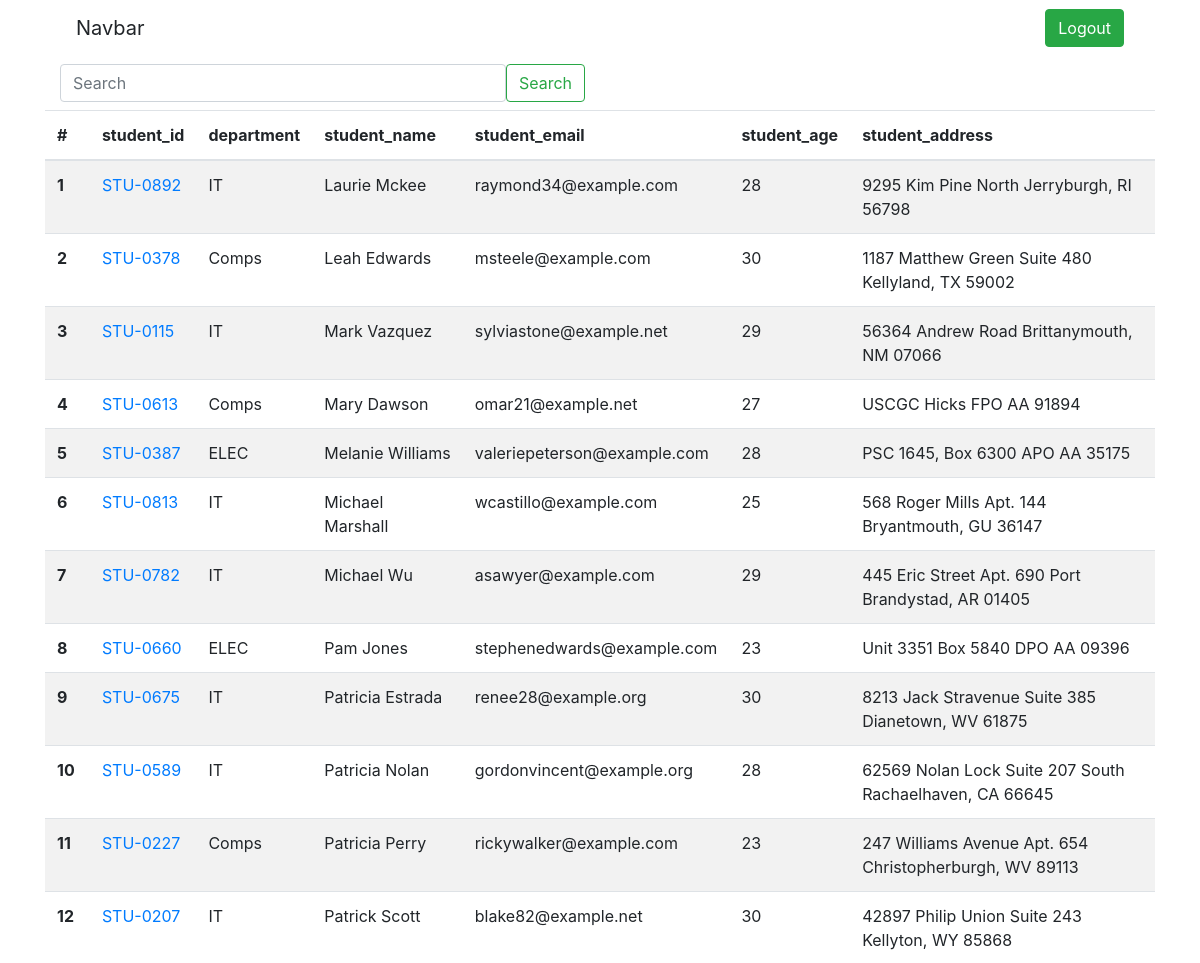
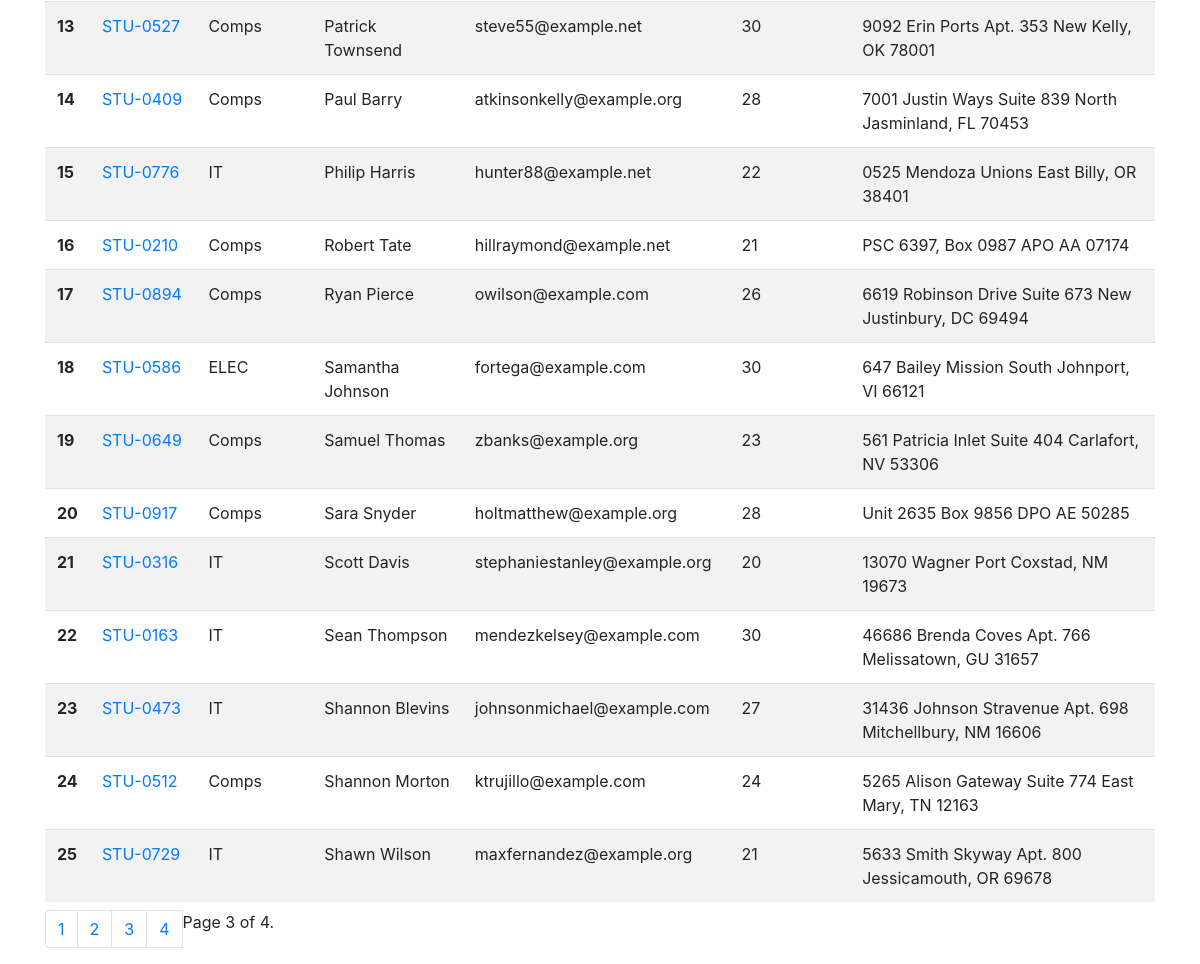
Screenshot of /receipe/students?page=3 with the database file from the repository (2 pictures, top to bottom).
### receipe/models.py (models this page shows, shortened)
class Student(models.Model):
    department = models.ForeignKey(Department, related_name='depart', on_delete=models.CASCADE)
    student_id = models.OneToOneField(StudentId, related_name='student_id',on_delete=models.CASCADE)
    student_name = models.CharField(max_length=200)
    student_email = models.EmailField(unique=True)
    student_age = models.IntegerField(default=18)
    student_address = models.CharField(max_length=800)
    is_deleted= models.BooleanField(default=False)
    objects = ReceipeManager()
    admin_objects = models.Manager()
    class Meta:
        ordering = ['student_name']
        verbose_name = 'Student1'

class StudentId(models.Model):
    studentid = models.CharField(max_length=100)
    def __str__(self):
        return self.studentid

class Department(models.Model):
    department = models.CharField(max_length=100)
    class Meta:
        ordering = ['department']

### receipe/views.py (the view)
# urls.py: path('students', views.get_students, name='students'),
def get_students(request):
    students = Student.objects.all()
    search = request.GET.get('search')
    if search:
        students = Student.objects.filter(
            Q(student_name__icontains = search) | Q(student_address__icontains = search) | Q(student_email__icontains = search) | Q(student_age__icontains = search) | Q(department__department__icontains = search)
            )
    paginator = Paginator(students, 25)  # Show 25 contacts per page.
    page_number = request.GET.get("page", 1)
    page_obj = paginator.get_page(page_number)
    total_pages = range(1,paginator.num_pages+1)
    context = {'page_obj':page_obj, 'total_pages':total_pages}
    return render(request, 'receipe/student.html', context)

### receipe/models.py (called while the page is built)
    def get_queryset(self):
        return super().get_queryset().filter(is_deleted = False)

### templates/receipe/student.html
{% extends 'receipe_base.html' %}
{% block body %}
<div class="container mt-2">
  <div class="row">
    <div class="col-md-6">
      <form class="d-flex" role="search">
        <input class="form-control me-2" name='search' type="search" placeholder="Search" aria-label="Search">
        <button class="btn btn-outline-success" type="submit">Search</button>
      </form>
    </div>
  </div>
</div>
<table class="table table-striped my-2">
    <thead>
      <tr>
        <th scope="col">#</th>
        <th scope="col">student_id</th>
        <th scope="col">department</th>
        <th scope="col">student_name</th>
        <th scope="col">student_email</th>
        <th scope="col">student_age</th>
        <th scope="col">student_address</th>
      </tr>
    </thead>
    <tbody>
    {% for student in page_obj%}
      <tr>
        <th scope="row">{{forloop.counter}}</th>
        <td><a href="{% url 'see_marks' student.student_id %}">{{student.student_id.studentid}}</a></td>
        <td>{{student.department.department}}</td>
        <td>{{student.student_name}}</td>
        <td>{{student.student_email}}</td>
        <td>{{student.student_age}}</td>
        <td>{{student.student_address}}</td>
    {% endfor %}
    </tr>
    </tbody>
</table>
    <nav aria-label="Page navigation example">
        <ul class="pagination">
            {% for page_number in total_pages%}
            <li class="page-item"><a class="page-link" href="?page={{page_number}}">{{page_number}}</a></li>
            {% endfor %}
            <span class="current">
                Page {{ page_obj.number }} of {{ page_obj.paginator.num_pages }}.
            </span>
    </ul>
</nav>
{% endblock %}

### rows the page displays
Student: student_id.studentid "STU-0892", department.department "IT", student_name "Laurie Mckee", student_email "raymond34@example.com", student_age "28", student_address "9295 Kim Pine North Jerryburgh, RI 56798"
Student: student_id.studentid "STU-0378", department.department "Comps", student_name "Leah Edwards", student_email "msteele@example.com", student_age "30", student_address "1187 Matthew Green Suite 480 Kellyland, TX 59002"
Student: student_id.studentid "STU-0115", department.department "IT", student_name "Mark Vazquez", student_email "sylviastone@example.net", student_age "29", student_address "56364 Andrew Road Brittanymouth, NM 07066"
Student: student_id.studentid "STU-0613", department.department "Comps", student_name "Mary Dawson", student_email "omar21@example.net", student_age "27", student_address "USCGC Hicks FPO AA 91894"
Student: student_id.studentid "STU-0387", department.department "ELEC", student_name "Melanie Williams", student_email "valeriepeterson@example.com", student_age "28", student_address "PSC 1645, Box 6300 APO AA 35175"
Student: student_id.studentid "STU-0813", department.department "IT", student_name "Michael Marshall", student_email "wcastillo@example.com", student_age "25", student_address "568 Roger Mills Apt. 144 Bryantmouth, GU 36147"
Student: student_id.studentid "STU-0782", department.department "IT", student_name "Michael Wu", student_email "asawyer@example.com", student_age "29", student_address "445 Eric Street Apt. 690 Port Brandystad, AR 01405"
Student: student_id.studentid "STU-0660", department.department "ELEC", student_name "Pam Jones", student_email "stephenedwards@example.com", student_age "23", student_address "Unit 3351 Box 5840 DPO AA 09396"
Student: student_id.studentid "STU-0675", department.department "IT", student_name "Patricia Estrada", student_email "renee28@example.org", student_age "30", student_address "8213 Jack Stravenue Suite 385 Dianetown, WV 61875"
Student: student_id.studentid "STU-0589", department.department "IT", student_name "Patricia Nolan", student_email "gordonvincent@example.org", student_age "28", student_address "62569 Nolan Lock Suite 207 South Rachaelhaven, CA 66645"
Student: student_id.studentid "STU-0227", department.department "Comps", student_name "Patricia Perry", student_email "rickywalker@example.com", student_age "23", student_address "247 Williams Avenue Apt. 654 Christopherburgh, WV 89113"
Student: student_id.studentid "STU-0207", department.department "IT", student_name "Patrick Scott", student_email "blake82@example.net", student_age "30", student_address "42897 Philip Union Suite 243 Kellyton, WY 85868"
Student: student_id.studentid "STU-0527", department.department "Comps", student_name "Patrick Townsend", student_email "steve55@example.net", student_age "30", student_address "9092 Erin Ports Apt. 353 New Kelly, OK 78001"
Student: student_id.studentid "STU-0409", department.department "Comps", student_name "Paul Barry", student_email "atkinsonkelly@example.org", student_age "28", student_address "7001 Justin Ways Suite 839 North Jasminland, FL 70453"
Student: student_id.studentid "STU-0776", department.department "IT", student_name "Philip Harris", student_email "hunter88@example.net", student_age "22", student_address "0525 Mendoza Unions East Billy, OR 38401"
Student: student_id.studentid "STU-0210", department.department "Comps", student_name "Robert Tate", student_email "hillraymond@example.net", student_age "21", student_address "PSC 6397, Box 0987 APO AA 07174"
Student: student_id.studentid "STU-0894", department.department "Comps", student_name "Ryan Pierce", student_email "owilson@example.com", student_age "26", student_address "6619 Robinson Drive Suite 673 New Justinbury, DC 69494"
Student: student_id.studentid "STU-0586", department.department "ELEC", student_name "Samantha Johnson", student_email "fortega@example.com", student_age "30", student_address "647 Bailey Mission South Johnport, VI 66121"
Student: student_id.studentid "STU-0649", department.department "Comps", student_name "Samuel Thomas", student_email "zbanks@example.org", student_age "23", student_address "561 Patricia Inlet Suite 404 Carlafort, NV 53306"
Student: student_id.studentid "STU-0917", department.department "Comps", student_name "Sara Snyder", student_email "holtmatthew@example.org", student_age "28", student_address "Unit 2635 Box 9856 DPO AE 50285"
Student: student_id.studentid "STU-0316", department.department "IT", student_name "Scott Davis", student_email "stephaniestanley@example.org", student_age "20", student_address "13070 Wagner Port Coxstad, NM 19673"
Student: student_id.studentid "STU-0163", department.department "IT", student_name "Sean Thompson", student_email "mendezkelsey@example.com", student_age "30", student_address "46686 Brenda Coves Apt. 766 Melissatown, GU 31657"
Student: student_id.studentid "STU-0473", department.department "IT", student_name "Shannon Blevins", student_email "johnsonmichael@example.com", student_age "27", student_address "31436 Johnson Stravenue Apt. 698 Mitchellbury, NM 16606"
Student: student_id.studentid "STU-0512", department.department "Comps", student_name "Shannon Morton", student_email "ktrujillo@example.com", student_age "24", student_address "5265 Alison Gateway Suite 774 East Mary, TN 12163"
Student: student_id.studentid "STU-0729", department.department "IT", student_name "Shawn Wilson", student_email "maxfernandez@example.org", student_age "21", student_address "5633 Smith Skyway Apt. 800 Jessicamouth, OR 69678"

### other values shown
{{ page_number }} "1" "2" "3" "4"
{{ page_obj.number }} "3"
{{ page_obj.paginator.num_pages }} "4"
